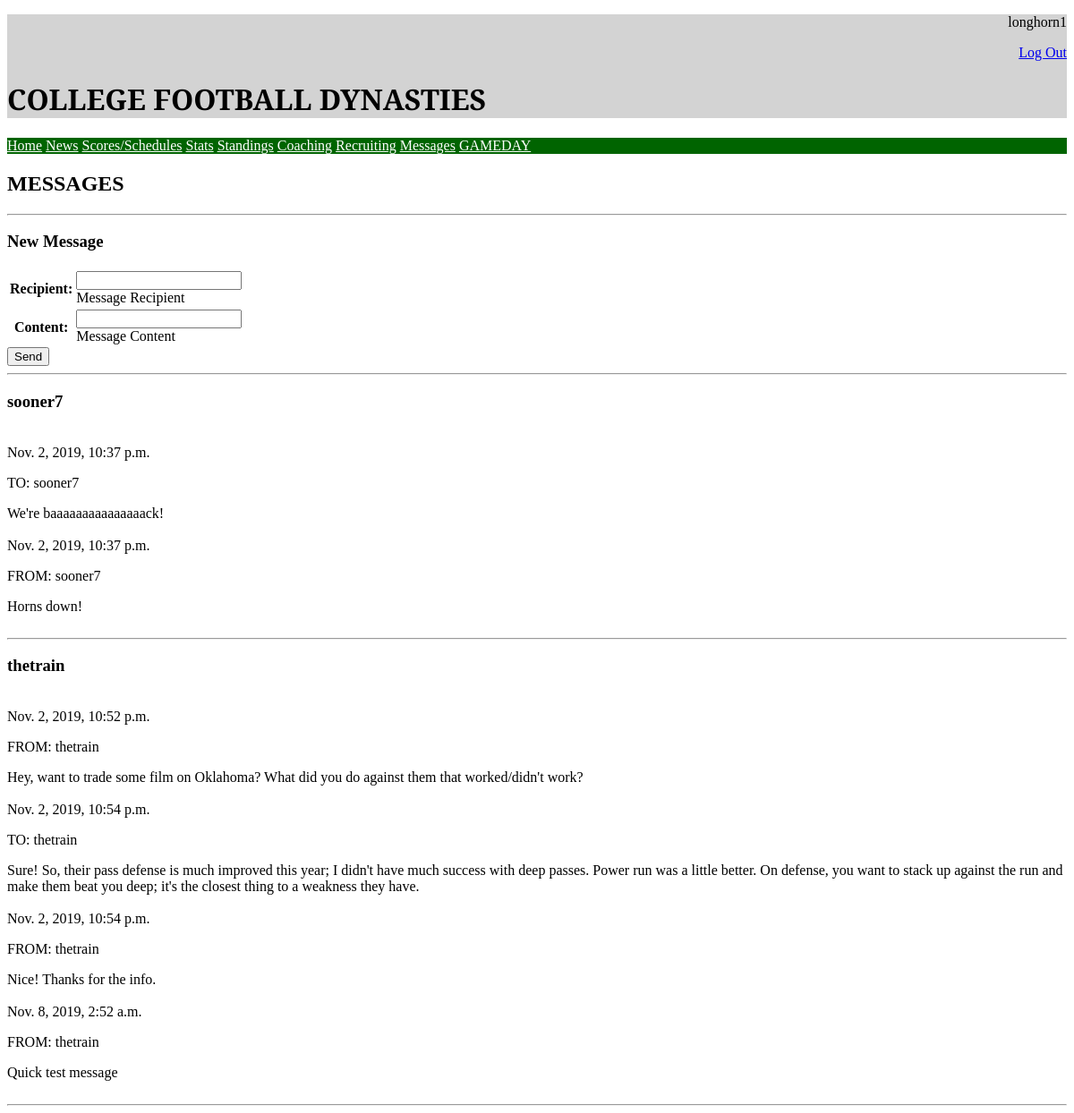
Page /messages (signed in) on the committed database.
### main/models.py (models this page shows)
class Message(models.Model):
    sender = models.ForeignKey(User, on_delete=models.SET_NULL, null=True, related_name="+")
    recipient = models.ForeignKey(User, on_delete=models.SET_NULL, null=True, related_name="+")
    content = models.CharField(max_length=400)
    sentTime = models.DateTimeField(auto_now_add=True)
    def __str__(self):
        return "Message<{}, {}, \"{}{}\">".format(self.sender, self.recipient, self.content[:20], "..." if len(self.content) > 10 else "")

### main/views.py (the view)
# urls.py: path("messages", views.messages, name="messages"),
def messages(request):
    sent = Message.objects.filter(sender=request.user)
    received = Message.objects.filter(recipient=request.user)
    conversations = {}
    for m in sent:
        if m.recipient.username not in conversations:
            conversations[m.recipient.username] = []
        conversations[m.recipient.username].append(m)
    for m in received:
        if m.sender.username not in conversations:
            conversations[m.sender.username] = []
        conversations[m.sender.username].append(m)
    for other in conversations:
        conversations[other].sort(key=lambda m: m.sentTime)
    if request.method == "POST":
        form = SendMessageForm(request.POST)
        if form.is_valid():
            recipient = User.objects.get(username=form.cleaned_data["recipient"])
            m = Message(sender=request.user, recipient=recipient, content=form.cleaned_data["content"])
            m.save()
            return HttpResponseRedirect(reverse("messages"))
    else:
        form = SendMessageForm()
    context = {
        "messageList": Message.objects.filter(recipient=request.user) | Message.objects.filter(sender=request.user),
        "conversations": conversations,
        "form": form
    }
    return render(request, "messages.html", context=context)

### main/forms.py
class SendMessageForm(forms.Form):
    recipient = forms.CharField(help_text="Message Recipient", max_length=20)
    content = forms.CharField(help_text="Message Content", max_length=400)

### templates/messages.html (shortened to what this page needs)
{% extends "baseGeneric.html" %}
{% block content %}
    <h2>MESSAGES</h2>
    <hr>
    <h3>New Message</h3>
    <form action="" method="post">
        <table>
            {{ form.as_table }}
        </table>
        <input type="submit" value="Send">
    </form>
    <hr>
    {% if user.is_authenticated %}
        {% for other, mList in conversations.items %}
            <h3>{{ other }}</h3>
            <br>
            {% for m in mList %}
                {{ m.sentTime }}
                {% if m.sender == user %}
                    <p>TO: {{ m.recipient }}</p>
                {% else %}
                    <p>FROM: {{ m.sender }}</p>
                {% endif %}
                {{ m.content }}
                <br>
                <br>
            {% endfor %}
            <hr>
        {% endfor %}
    {% else %}
        <p>You are not logged in</p>
    {% endif %}
{% endblock %}

### templates/baseGeneric.html (shortened to what this page needs)
<!DOCTYPE html>
<html lang="en">
<head>
    {% load static %}
    <link rel="stylesheet" href="{% static 'css/styles.css' %}">
</head>
<body>
    <header>
        <div style="text-align: right;">
            {% if user.is_authenticated %}
                <p>{{ user.get_username }}</p>
                <a href="{% url "logout" %}">Log Out</a>
            {%  else %}
                <p>You are not logged in</p>
                <a href="{% url "login" %}">Log In</a>
            {% endif %}
        </div>
        <h1>COLLEGE FOOTBALL DYNASTIES</h1>
    </header>
    <nav>
        <a href="/">Home</a>
        <a href="">News</a>
        <a href="{% url "schedule" %}">Scores/Schedules</a>
        <a href="">Stats</a>
        <a href="{% url "standings" %}">Standings</a>
        <a href="">Coaching</a>
        <a href="">Recruiting</a>
        <a href="{% url "messages" %}">Messages</a>
        <a href="">GAMEDAY</a>
    </nav>
    {% block content %}
    {%  endblock %}
</body>
</html>

### main/static/css/styles.css (style rules this page uses)
h1 { font-family: 'Alfa Slab One', cursive; }
header { background-color: lightgrey; }
nav { background-color: darkgreen; }
nav a { color: white; }

### rows in the picture
Message: username "sooner7", sentTime "Nov. 2, 2019, 10:37 p.m.", recipient "sooner7", content "We're baaaaaaaaaaaaaaack!"
Message: sentTime "Nov. 2, 2019, 10:37 p.m.", sender "sooner7", content "Horns down!"
Message: username "thetrain", sentTime "Nov. 2, 2019, 10:52 p.m.", sender "thetrain", content "Hey, want to trade some film on Oklahoma? What did you do against them that worked/didn't work?"
Message: sentTime "Nov. 2, 2019, 10:54 p.m.", recipient "thetrain", content "Sure! So, their pass defense is much improved this year; I didn't have much success with deep passes. Power run was a little better. On defense, you want to stack up against the run and make them beat you deep; it's the closest thing to a weakness they have."
Message: sentTime "Nov. 2, 2019, 10:54 p.m.", sender "thetrain", content "Nice! Thanks for the info."
Message: sentTime "Nov. 8, 2019, 2:52 a.m.", sender "thetrain", content "Quick test message"

### other values in the picture
{{ user.get_username }} "longhorn1"
